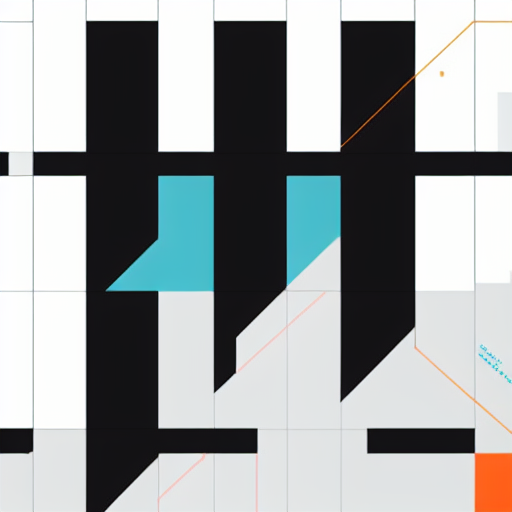
#> input picture ttf/color/dev/OpentypeSvgKitG/uni4e16.png, 512 x 512 px; its folder holds only this picture in this run
$ python p4.py
#> lines starting #> are read from the running program, lines starting #| are printed output that depends on the picture; after the words box and inside, x2 and y2 are one past the last pixel; in counts of white or black regions, pixels touching at a corner belong together
#cPng2png
import cv2
import numpy as np
import os
import glob
from lxml import etree


svgbase = '''
<svg xmlns="http://www.w3.org/2000/svg" viewBox="0 0 5120 5120">
</svg>
'''
colorDic = {
    "main": "#010A21",
    "main2": "#041648",
    "color1": "#0231A2",
    "color2": "#1E64F4",
    "light1": "#53B0FE",
    "light2": "#9ED3FE",
    "accent1": "#7A8CFF",

    "back": "#FFFFFF"
}
#色辞書palettDicをbgr配列化
colorList = []
for k, v in colorDic.items():
    colorList.append([int(v[5:7],16),int(v[3:5],16),int(v[1:3],16)])#rgbをbgrにして各色取り出し

#フォルダ名づけ用の色名配列作成
colorDicList = list(colorDic.keys())
colorCodeList = list(colorDic.values())
# colorDic = {
#     "main": "#00000C",
#     "sub1": "#09AFCE",
#     "sub2": "#286BE7",
#     "light1": "#6D7173",
#     "light2": "#EC573F",
#     "light2": "#FDEC5A",
#     "back": "#FFFFFF"
# }

#色と色の二乗距離を計算する関数
def cLength(arr1,arr2):
    return (arr1[0]-arr2[0])**2 + (arr1[1]-arr2[1])**2 + (arr1[2]-arr2[2])**2

#色を与えるとパレットの中から一番近い色を返す関数
def cSelect(color,palettes):
    lengArr = []
    for palette in palettes:
        lengArr.append(cLength(palette,color))
    fillc = palettes[lengArr.index(min(lengArr))]
    return fillc

#階調化に必要な色のボロノイマップ対応辞書をつくる関数。軽量化のため色空間32立方をまとめて1つの写像。フルカラーで8*8*8個
def makeBoronoi(palettes):
    boronoiMap = [[[0 for _ in range(8)] for _ in range(8)] for _ in range(8)]
    for bi, bv in enumerate(boronoiMap):
        for gi, gv in enumerate(bv):
            for ri, rv in enumerate(gv):
                boronoiMap[bi][gi][ri] = cSelect([bi*32,gi*32,ri*32],palettes)
    return boronoiMap

#色を与えると色対応辞書から近い色を返す関数
def cSelect2(color,boronoiMap):
    x = color[0]//32
    y = color[1]//32
    z = color[2]//32
    return boronoiMap[x][y][z]

#階調化画像と色リストから黒シルエットsvgを色数ぶん保存する関数

def gradDevider(image,colorList,colorDicList,file):
    root = etree.fromstring(svgbase)
    for index, palette in enumerate(colorList):
        if colorDicList[index] != "back":

            themec = np.array(colorList[index])  # 抽出する色(bgr)
            extract = cv2.inRange(image, themec, themec) #色の幅ゼロで色抽出
            extract = cv2.bitwise_not(extract) #白黒反転
            # if not os.path.exists("SVGs"):
            #     os.mkdir("SVGs")

            dirname = str(colorDicList[index]+colorCodeList[index][1:])
            if not os.path.exists(dirname):
                os.mkdir(dirname)
            #png
            name = os.path.splitext(file)[0]
            cv2.imwrite(os.path.join(dirname, name+".png"),extract)  # 画像の保存
            # os.system("potrace -s " + os.path.join(dirname, name+".bmp")) #bmp -> svg
            # os.system("del " + os.path.join(dirname, name+".bmp"))


        # if colorDicList[index] != "back":

        #     dirname = str(colorDicList[index])
        #     if not os.path.exists(dirname):
        #         os.mkdir(dirname)
        #     #bmpを書いてsvgに変換
        #     name = os.path.splitext(file)[0]
        #     cv2.imwrite(os.path.join(dirname, name+".bmp"),extract)  # 画像の保存
        #     os.system("potrace -s " + os.path.join(dirname, name+".bmp")) #bmp -> svg
        #     os.system("del " + os.path.join(dirname, name+".bmp"))

        #     # baseSVGをパースする
        #     baseSVG = etree.parse("./"+colorDicList[0]+"/"+name+".svg")
        #     g = baseSVG.find('.//svg:g', namespaces={"svg": "http://www.w3.org/2000/svg"})

        #     # b.svgからpath要素を抜き出す
        #     b_tree = etree.parse(os.path.join(dirname, name+".svg"))
        #     paths = b_tree.xpath('//svg:path', namespaces={"svg": "http://www.w3.org/2000/svg"})
        #     # path要素にfill属性を追加して、g要素に加える
        #     for path in paths:
        #         path.set('fill', colorCodeList[index])
        #         #g.append(path)
        #         root.append(path)
        #     # a.svgに書き込む
        #     with open("./SVGs/"+name+".svg", "wb") as f:
        #         f.write(etree.tostring(root))


#####################実行########################


#色空間で最近傍の色を対応付けるボロノイ写像マップをつくる
boronoi = makeBoronoi(colorList)

files = glob.glob("*.png")

for index, file in enumerate(files):
    img = cv2.imread(file)
#> img is the input picture: shape (512, 512, 3); mean B, G, R 158.6, 157.8, 153.1
    # img = cv2.flip(img, 0)
    h, w = img.shape[:2]
#> h = 512; w = 512

    # 階調化
    for i in range(h):
        for j in range(w):
            b, g, r = img[i, j]

            img[i, j] = cSelect2([b,g,r],boronoi)
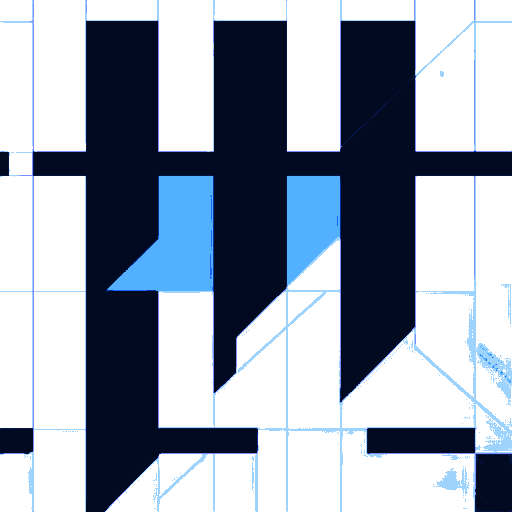
#> img: shape (512, 512, 3); mean B, G, R 174.3, 159.5, 149.9
    if not os.path.exists("pngs"):
        os.mkdir("pngs")
    cv2.imwrite("./pngs/"+file,img)
    # 色ごとに分離
    gradDevider(img,colorList,colorDicList,file)
#> the loop in gradDevider, `for index, palette in enumerate(colorList):` made 8 passes
#> pass 1, in gradDevider, `extract = cv2.inRange(image, themec, themec)`:
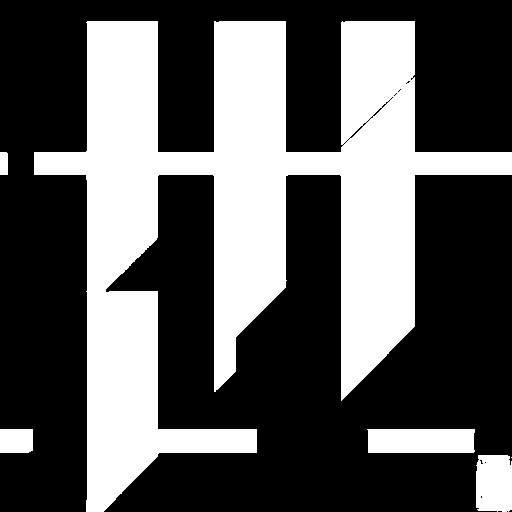
#> extract: shape (512, 512); 35.7% white; 6 white regions (1 under 20 px), largest, box (x1, y1, x2, y2) and area: (34, 21, 512, 512) 88147, (367, 429, 475, 453) 2551, (476, 455, 512, 512) 1964, (0, 429, 33, 453) 786, (0, 152, 8, 175) 183
#> pass 2, in gradDevider, `extract = cv2.inRange(image, themec, themec)`:
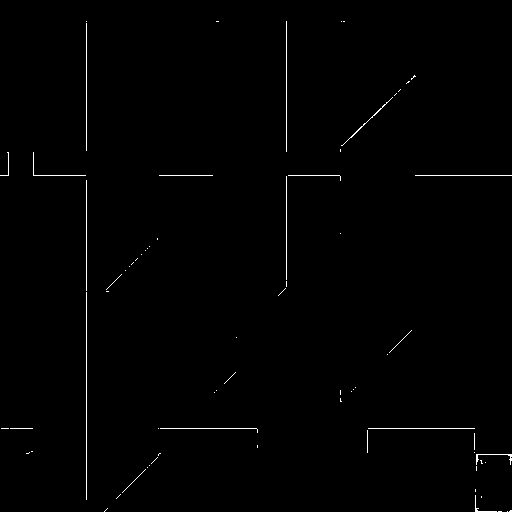
#> extract: shape (512, 512); 0.64% white in thin lines or dots
    print(str(file) + " " + str(index+1) + "/" + str(len(files)))

$ run again, on ttf/color/dev/OpentypeSvgKitG/uni4e7e.png
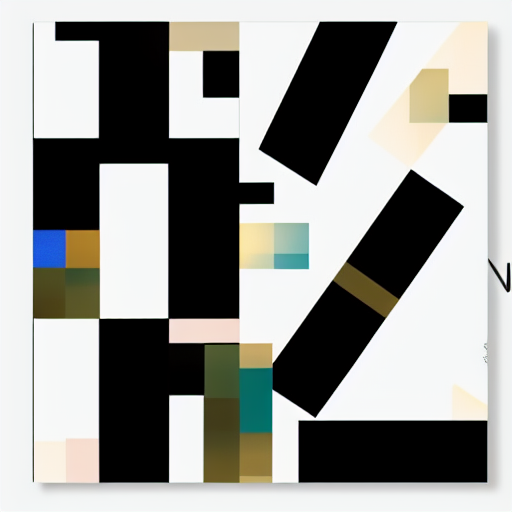
#> input picture ttf/color/dev/OpentypeSvgKitG/uni4e7e.png, 512 x 512 px
#> img is the input picture: shape (512, 512, 3); mean B, G, R 149.3, 153.1, 152.4
#> after the loop `for i in range(h):`:
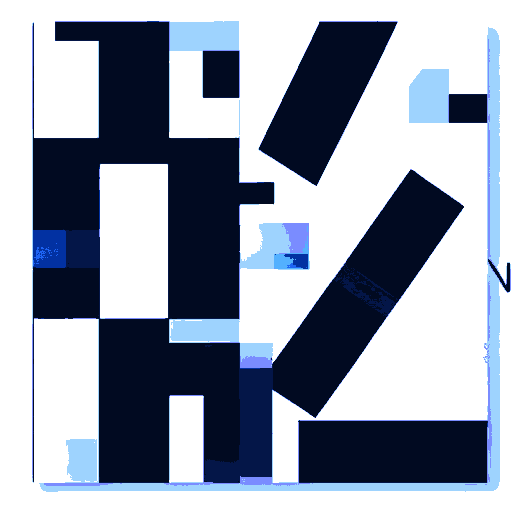
#> img: shape (512, 512, 3); mean B, G, R 170.9, 155.8, 147.8
#> the loop in gradDevider, `for index, palette in enumerate(colorList):` made 8 passes
#> pass 2, in gradDevider, `extract = cv2.inRange(image, themec, themec)`:
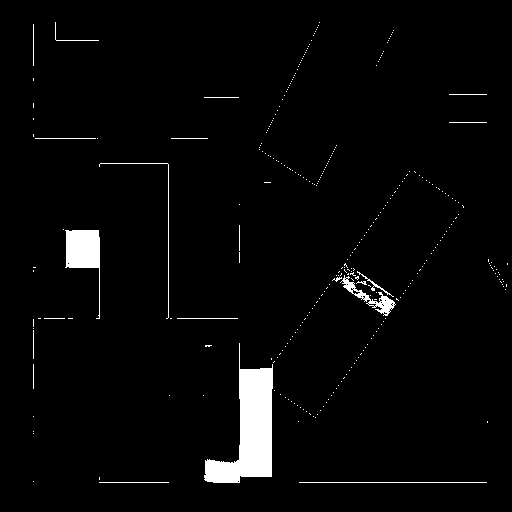
#> extract: shape (512, 512); 2.9% white; 323 white regions (302 under 20 px), largest, box (x1, y1, x2, y2) and area: (204, 343, 273, 483) 4324, (65, 230, 100, 319) 1336, (340, 275, 396, 316) 493
